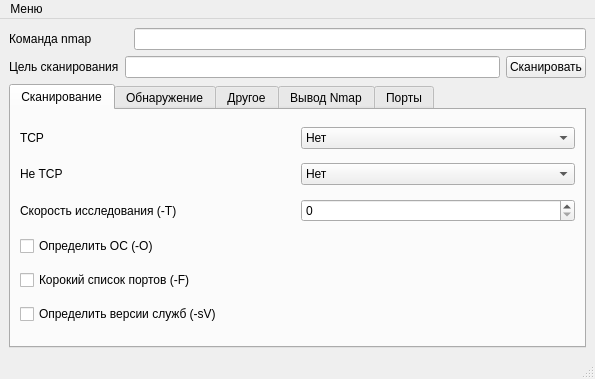
<?xml version="1.0" encoding="UTF-8"?>
<ui version="4.0">
 <class>mainWindow</class>
 <widget class="QMainWindow" name="mainWindow">
  <property name="geometry">
   <rect>
    <x>0</x>
    <y>0</y>
    <width>595</width>
    <height>379</height>
   </rect>
  </property>
  <property name="windowTitle">
   <string>Mapn</string>
  </property>
  <widget class="QWidget" name="centralwidget">
   <layout class="QVBoxLayout" name="verticalLayout_2">
    <item>
     <layout class="QHBoxLayout" name="horizontalLayout">
      <item>
       <widget class="QLabel" name="label">
        <property name="text">
         <string>Команда nmap           </string>
        </property>
       </widget>
      </item>
      <item>
       <widget class="QLineEdit" name="commandLineEdit"/>
      </item>
     </layout>
    </item>
    <item>
     <layout class="QHBoxLayout" name="horizontalLayout_2">
      <item>
       <widget class="QLabel" name="label_2">
        <property name="text">
         <string>Цель сканирования</string>
        </property>
       </widget>
      </item>
      <item>
       <widget class="QLineEdit" name="ipLineEdit"/>
      </item>
      <item>
       <widget class="QPushButton" name="scanPushButton">
        <property name="text">
         <string>Сканировать</string>
        </property>
       </widget>
      </item>
     </layout>
    </item>
    <item>
     <layout class="QHBoxLayout" name="horizontalLayout_6">
      <item>
       <widget class="QTabWidget" name="tabWidget">
        <property name="currentIndex">
         <number>0</number>
        </property>
        <widget class="QWidget" name="scanTab">
         <attribute name="title">
          <string>Сканирование</string>
         </attribute>
         <layout class="QVBoxLayout" name="verticalLayout_3">
          <item>
           <layout class="QHBoxLayout" name="horizontalLayout_5">
            <item>
             <widget class="QLabel" name="label_4">
              <property name="text">
               <string>TCP</string>
              </property>
             </widget>
            </item>
            <item>
             <widget class="QComboBox" name="tcpComboBox">
              <item>
               <property name="text">
                <string>Нет</string>
               </property>
              </item>
              <item>
               <property name="text">
                <string>SYN (-sS)</string>
               </property>
              </item>
              <item>
               <property name="text">
                <string>При помощи соединения (-sT)</string>
               </property>
              </item>
              <item>
               <property name="text">
                <string>FIN (-sF)</string>
               </property>
              </item>
              <item>
               <property name="text">
                <string>ACK (-sA)</string>
               </property>
              </item>
              <item>
               <property name="text">
                <string>Window (-sW)</string>
               </property>
              </item>
              <item>
               <property name="text">
                <string>Мэймона (-sM)</string>
               </property>
              </item>
              <item>
               <property name="text">
                <string>Null (-sN)</string>
               </property>
              </item>
              <item>
               <property name="text">
                <string>Xmass Tree (-sX)</string>
               </property>
              </item>
             </widget>
            </item>
           </layout>
          </item>
          <item>
           <layout class="QHBoxLayout" name="horizontalLayout_8">
            <item>
             <widget class="QLabel" name="label_6">
              <property name="sizePolicy">
               <sizepolicy hsizetype="Preferred" vsizetype="Preferred">
                <horstretch>0</horstretch>
                <verstretch>0</verstretch>
               </sizepolicy>
              </property>
              <property name="text">
               <string>Не TCP</string>
              </property>
             </widget>
            </item>
            <item>
             <widget class="QComboBox" name="nonTcpComboBox">
              <item>
               <property name="text">
                <string>Нет</string>
               </property>
              </item>
              <item>
               <property name="text">
                <string>UDP (-sU)</string>
               </property>
              </item>
              <item>
               <property name="text">
                <string>IP протокол (-sO)</string>
               </property>
              </item>
              <item>
               <property name="text">
                <string>Ping (-sP)</string>
               </property>
              </item>
             </widget>
            </item>
           </layout>
          </item>
          <item>
           <layout class="QHBoxLayout" name="horizontalLayout_7">
            <item>
             <widget class="QLabel" name="label_5">
              <property name="text">
               <string>Скорость исследования (-T)</string>
              </property>
             </widget>
            </item>
            <item>
             <widget class="QSpinBox" name="speedSpinBox">
              <property name="maximum">
               <number>5</number>
              </property>
             </widget>
            </item>
           </layout>
          </item>
          <item>
           <widget class="QCheckBox" name="OSCheckBox">
            <property name="text">
             <string>Определить ОС (-O)</string>
            </property>
           </widget>
          </item>
          <item>
           <widget class="QCheckBox" name="shortCheckBox">
            <property name="text">
             <string>Корокий список портов (-F)</string>
            </property>
           </widget>
          </item>
          <item>
           <widget class="QCheckBox" name="versionsCheckBox">
            <property name="text">
             <string>Определить версии служб (-sV)</string>
            </property>
           </widget>
          </item>
         </layout>
        </widget>
        <widget class="QWidget" name="pingTab">
         <attribute name="title">
          <string>Обнаружение</string>
         </attribute>
         <layout class="QGridLayout" name="gridLayout">
          <item row="0" column="0">
           <widget class="QCheckBox" name="noPingCheckBox">
            <property name="text">
             <string>Считать, что все узлы активны (-PN)</string>
            </property>
           </widget>
          </item>
          <item row="1" column="0">
           <widget class="QCheckBox" name="icmpCheckBox">
            <property name="text">
             <string>ICMP (-PE)</string>
            </property>
           </widget>
          </item>
          <item row="2" column="0">
           <widget class="QCheckBox" name="icmpTimeLableCheckBox">
            <property name="text">
             <string>ICMP запросы временной метки (-PP)</string>
            </property>
           </widget>
          </item>
          <item row="3" column="0">
           <widget class="QCheckBox" name="icmpNetmaskCheckBox">
            <property name="text">
             <string>ICMP запросы маски сети (-PM)</string>
            </property>
           </widget>
          </item>
          <item row="4" column="0">
           <layout class="QHBoxLayout" name="horizontalLayout_18">
            <item>
             <widget class="QCheckBox" name="ackCheckBox">
              <property name="text">
               <string>ACK ping (-PA)      </string>
              </property>
             </widget>
            </item>
            <item>
             <widget class="QLineEdit" name="ackLineEdit"/>
            </item>
           </layout>
          </item>
          <item row="5" column="0">
           <layout class="QHBoxLayout" name="horizontalLayout_19">
            <item>
             <widget class="QCheckBox" name="synCheckBox">
              <property name="text">
               <string>SYN ping (-PS)       </string>
              </property>
             </widget>
            </item>
            <item>
             <widget class="QLineEdit" name="synLineEdit"/>
            </item>
           </layout>
          </item>
          <item row="6" column="0">
           <layout class="QHBoxLayout" name="horizontalLayout_20">
            <item>
             <widget class="QCheckBox" name="udpCheckBox">
              <property name="text">
               <string>UDP probes (-PU)</string>
              </property>
             </widget>
            </item>
            <item>
             <widget class="QLineEdit" name="udpLineEdit"/>
            </item>
           </layout>
          </item>
         </layout>
        </widget>
        <widget class="QWidget" name="otherTab">
         <attribute name="title">
          <string>Другое</string>
         </attribute>
         <layout class="QVBoxLayout" name="verticalLayout_4">
          <item>
           <widget class="QCheckBox" name="verboseCheckBox">
            <property name="text">
             <string>Выводить подробную инф (-v)</string>
            </property>
           </widget>
          </item>
          <item>
           <layout class="QHBoxLayout" name="horizontalLayout_10">
            <item>
             <widget class="QCheckBox" name="portsCheckBox">
              <property name="text">
               <string>Сканировать порты (-p)</string>
              </property>
             </widget>
            </item>
            <item>
             <widget class="QLineEdit" name="portsLineEdit"/>
            </item>
           </layout>
          </item>
         </layout>
        </widget>
        <widget class="QWidget" name="outputTab">
         <attribute name="title">
          <string>Вывод Nmap</string>
         </attribute>
         <layout class="QHBoxLayout" name="horizontalLayout_4">
          <item>
           <widget class="QTextEdit" name="outputTextEdit"/>
          </item>
         </layout>
        </widget>
        <widget class="QWidget" name="portsTab">
         <attribute name="title">
          <string>Порты</string>
         </attribute>
         <layout class="QHBoxLayout" name="horizontalLayout_3">
          <item>
           <widget class="QTableWidget" name="outputTableWidget">
            <column>
             <property name="text">
              <string>IP адрес</string>
             </property>
            </column>
            <column>
             <property name="text">
              <string>Порт</string>
             </property>
            </column>
            <column>
             <property name="text">
              <string>Протокол</string>
             </property>
            </column>
            <column>
             <property name="text">
              <string>Состояние</string>
             </property>
            </column>
            <column>
             <property name="text">
              <string>Сервис</string>
             </property>
            </column>
           </widget>
          </item>
         </layout>
        </widget>
       </widget>
      </item>
     </layout>
    </item>
   </layout>
  </widget>
  <widget class="QMenuBar" name="menubar">
   <property name="geometry">
    <rect>
     <x>0</x>
     <y>0</y>
     <width>595</width>
     <height>21</height>
    </rect>
   </property>
   <widget class="QMenu" name="menu">
    <property name="title">
     <string>Меню</string>
    </property>
    <addaction name="nmapPathAction"/>
    <addaction name="aboutAuthorAction"/>
   </widget>
   <addaction name="menu"/>
  </widget>
  <widget class="QStatusBar" name="statusbar"/>
  <action name="actionQt">
   <property name="text">
    <string>Информация о Qt</string>
   </property>
  </action>
  <action name="helpAction">
   <property name="text">
    <string>Справка</string>
   </property>
  </action>
  <action name="aboutAuthorAction">
   <property name="text">
    <string>Об авторе</string>
   </property>
  </action>
  <action name="nmapPathAction">
   <property name="text">
    <string>Добавить путь к Nmap</string>
   </property>
  </action>
 </widget>
 <resources/>
 <connections/>
</ui>
